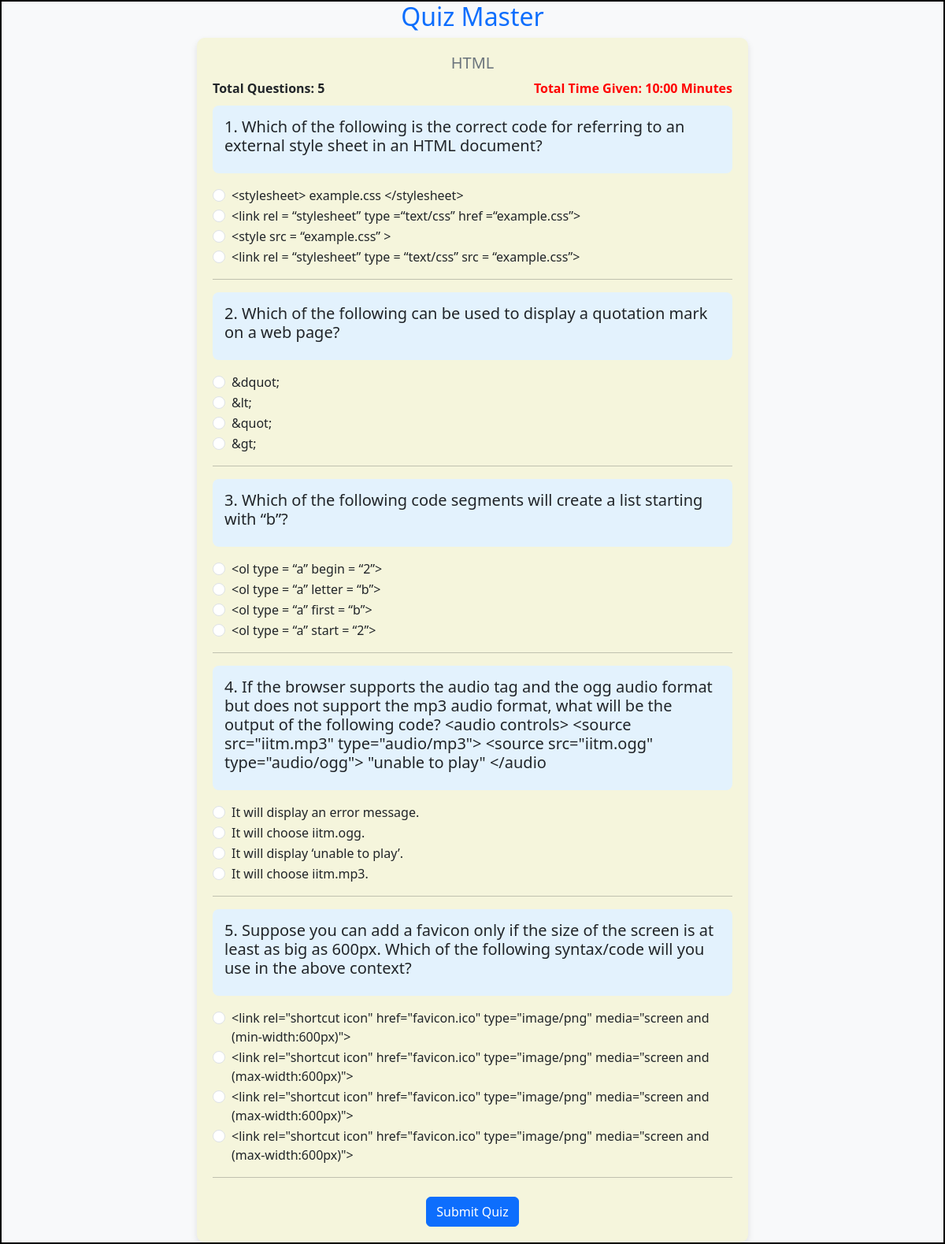
The page /quiz_exam/1/HTML on the database its author committed.
### models/models.py (models this page shows)
class Quiz(db.Model):
    id=db.Column(db.Integer,primary_key=True)
    name = db.Column(db.String,unique=True,nullable=False)
    Chapter_id = db.Column(db.Integer,db.ForeignKey("chapter.id"),nullable=False)
    date_of_quiz = db.Column(db.Date(),nullable=False)
    time_duration = db.Column(db.Time(),nullable =False)
    remarks=db.Column(db.String)
    scores= db.relationship("Score",cascade="all,delete",backref="quiz",lazy=True)
    questions = db.relationship("Question",cascade="all,delete",backref="quiz",lazy=True)

class Question(db.Model):
    id=db.Column(db.Integer,primary_key=True)
    quiz_id = db.Column(db.Integer,db.ForeignKey("quiz.id"),nullable=False)
    question_title = db.Column(db.String,nullable=False)
    question_statement = db.Column(db.String,nullable=False)
    option1 = db.Column(db.String,nullable=False)
    option2 = db.Column(db.String,nullable=False)
    option3 = db.Column(db.String,nullable=False)
    option4 = db.Column(db.String,nullable=False)
    correct_option = db.Column(db.Integer,nullable=False)

### controllers/controller.py (the view, shortened to what this page needs)
@app.route("/quiz_exam/<id>/<name>", methods=["GET", "POST"])
def give_quiz(id, name):
    quiz = Quiz.query.filter_by(id=id).first()
    questions = Question.query.filter_by(quiz_id=quiz.id).all()
    ti_me = str(quiz.time_duration)
    ti_me = ti_me[:-3]
    total_questions = len(questions)
    return render_template("quiz.html", quiz=quiz, name=name, questions=questions, total=total_questions,ti_me=ti_me)

### templates/quiz.html (shortened to what this page needs)
<!DOCTYPE html>
<html lang="en">
<head>
    <link rel="stylesheet" href="/static/css/style.css">
    <link href="https://cdn.jsdelivr.net/npm/bootstrap@5.3.3/dist/css/bootstrap.min.css" rel="stylesheet">
</head>
<body>
    <div id="container" >
        <h2 class="text-primary text-center">Quiz Master</h2>
        <div class="quiz-container" style="background-color: beige;">
            <h5 class="text-center text-secondary">{{ quiz.name }}</h5>
            <div style="display: flex; justify-content: space-between;">
                <strong>Total Questions: {{ total }}</strong>
                <strong style="color: red;">Total Time Given: {{ ti_me }} Minutes</strong>
            </div>
            <form action="/quiz_exam/{{quiz.id}}/{{name}}"  method="POST" style="margin-top: 10px;">
                {% for question in questions %}
                    <div class="question-box mb-3">
                        <h5>{{ loop.index }}. {{ question.question_statement }}</h5>
                    </div>
                    <div class="mb-3">
                        <div class="form-check">
                            <input class="form-check-input" type="radio" name="{{ question.id }}" value="1" id="option1-{{ question.id }}">
                            <label class="form-check-label" for="option1-{{ question.id }}">{{ question.option1 }}</label>
                        </div>
                        <div class="form-check">
                            <input class="form-check-input" type="radio" name="{{ question.id }}" value="2" id="option2-{{ question.id }}">
                            <label class="form-check-label" for="option2-{{ question.id }}">{{ question.option2 }}</label>
                        </div>
                        <div class="form-check">
                            <input class="form-check-input" type="radio" name="{{ question.id }}" value="3" id="option3-{{ question.id }}">
                            <label class="form-check-label" for="option3-{{ question.id }}">{{ question.option3 }}</label>
                        </div>
                        <div class="form-check">
                            <input class="form-check-input" type="radio" name="{{ question.id }}" value="4" id="option4-{{ question.id }}">
                            <label class="form-check-label" for="option4-{{ question.id }}">{{ question.option4 }}</label>
                        </div>
                    </div>
                    <hr>
                {% endfor %}
                <div class="text-center mt-4">
                    <button type="submit" class="btn btn-primary">Submit Quiz</button>
                </div>
            </form>
        </div>
    </div>
</body>
</html>

### static/css/style.css (style rules this page uses)
* { margin: 0px }
#container { border: 2px solid black; margin: auto; min-height: 729px; width: 100%; }

### templates/quiz.html (style rules this page uses)
body { background-color: #f8f9fa; }
.quiz-container { max-width: 700px; margin: auto; background: white; padding: 20px; border-radius: 10px; box-shadow: 0 4px 8px rgba(0, 0, 0, 0.1); }
.question-box { background: #e3f2fd; padding: 15px; border-radius: 8px; font-weight: bold; }
.form-check { text-align: left; }

### rows shown on the page
Quiz: name "HTML"
Question: question_statement "Which of the following is the correct code for referring to an external style sheet in an HTML document?", option1 "<stylesheet> example.css </stylesheet>", option2 "<link rel = “stylesheet” type =“text/css” href =“example.css”>", option3 "<style src = “example.css” >", option4 "<link rel = “stylesheet” type = “text/css” src = “example.css”>"
Question: question_statement "Which of the following can be used to display a quotation mark on a web page?", option1 "&dquot;", option2 "&lt;", option3 "&quot;", option4 "&gt;"
Question: question_statement "Which of the following code segments will create a list starting with “b”?", option1 "<ol type = “a” begin = “2”>", option2 "<ol type = “a” letter = “b”>", option3 "<ol type = “a” first = “b”>", option4 "<ol type = “a” start = “2”>"
Question: question_statement "If the browser supports the audio tag and the ogg audio format but does not support the mp3 audio format, what will be the output of the following code? <audio controls> <source src=\"iitm.mp3\" type=\"audio/mp3\"> <source src=\"iitm.ogg\" type=\"audio/ogg\"> \"unable to play\" </audio", option1 "It will display an error message.", option2 "It will choose iitm.ogg.", option3 "It will display ‘unable to play’.", option4 "It will choose iitm.mp3."
Question: question_statement "Suppose you can add a favicon only if the size of the screen is at least as big as 600px. Which of the following syntax/code will you use in the above context?", option1 "<link rel=\"shortcut icon\" href=\"favicon.ico\" type=\"image/png\" media=\"screen and (min-width:600px)\">", option2 "<link rel=\"shortcut icon\" href=\"favicon.ico\" type=\"image/png\" media=\"screen and (max-width:600px)\">", option3 "<link rel=\"shortcut icon\" href=\"favicon.ico\" type=\"image/png\" media=\"screen and (max-width:600px)\">", option4 "<link rel=\"shortcut icon\" href=\"favicon.ico\" type=\"image/png\" media=\"screen and (max-width:600px)\">"

### other values the page prints
{{ total }} "5"
{{ ti_me }} "10:00"
